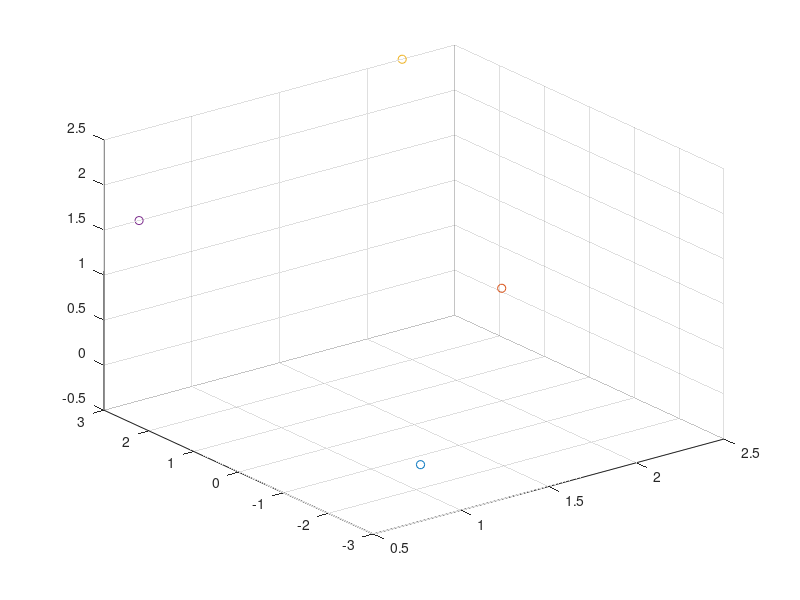

MATLAB code for this plot: (Note: this script raises an error after producing the figure.)
clear; close all; clc;

%Path Coordinates
P1 = [1 -2.1 -0.2];
P2 = [2 0 0.75];
P3 = [2.2 3 2.5];
P4 = [0.7 3 1.5];
%P5 = [2 0.5 1.6]; 

%3D plot of the points
plot3(1, -2.1, -0.2, 'o'); 
hold on
plot3(2, 0, 0.75, 'o');
hold on
plot3(2.2, 3, 2.5, 'o');
hold on
plot3(0.7, 3, 1.5, 'o'); 
%hold on
%plot3(2, 0.5, 1.6); 
hold on
grid on

%Position, velocity and acceleration
%P1
x1 = P1(1, 1); %meters
x1Dot = 0.0; % No velocity
x1DotDot = 0.0; % No acceleration -> robot is stationary in rest position

y1 = P1(1, 2);
y1Dot = 0.0;
y1DotDot = 0.0;

z1 = P1(1, 3);
z1Dot = 0.0;
z1DotDot = 0.0;

%P2
x2 = P2(1,1);
x2Dot = 0.1;
x2DotDot = 0.05; 

y2 = P2(1,2);
y2Dot = 0.1;
y2DotDot = 0.05; 

z2 = P2(1,3);
z2Dot = 0.1;
z2DotDot = 0.05; 

%P3
x3 = P3(1,1);
x3Dot = -0.1;
x3DotDot = -0.05;

y3 = P3(1,2);
y3Dot =0.1;
y3DotDot = 0.05; 

z3 = P3(1,3);
z3Dot = 0.1;
z3DotDot = 0.05;

% P4
x4 = P4(1,1);
x4Dot = 0;
x4DotDot = 0;

y4 = P4(1,2);
y4Dot = 0;
y4DotDot = 0;

z4 = P4(1,3);
z4Dot = 0;
z4DotDot = 0;

%P5
%x5 = P5(1,1); 
%x5Dot = 0.0;
%x5DotDot = 0.0;

%y5 = P5(1,2);
%y5Dot = 0.0;
%y5DotDot = 0.0;

%z5 = P5(1,3);
%z5Dot = 0.0;
%z5DotDot = 0.0; 

%Arbitary Constants (Timestamps for each point, t1, t2...)
T1 = 0;
T2 = 10.75;
T3 = T2*2;
T4 = T2*3;
T5 = T2*4; 

%Timeintervals for the piecewise curve fitting
dt = 0.005;
t1 = [T1:dt:T2];
t2 = [T2:dt:T3]; 
t3 = [T3:dt:T4]; 
t4 = [T4:dt:T5]; 

%Column vectors for the position, velocity and acceleration for each point
%including arbitary constants. Arbitary constants indicate position and
%velocity at the endpoint of each curve, i.e. position and velocity at the
%next point. For the last point, acceleration must also be included to make
%the robot stop as accurately as possible. 

%P1(t1) -> P1(t2)
X1 = [x1; x1Dot; x1DotDot; x2; x2Dot];
Y1 = [y1; y1Dot; y1DotDot; y2; y2Dot]; 
Z1 = [z1; z1Dot; z1DotDot; z2; z2Dot]; 

%P2(t2) -> P2(t3)
X2 = [x2; x2Dot; x2DotDot; x3; x3Dot];
Y2 = [y2; y2Dot; y2DotDot; y3; y3Dot]; 
Z2 = [z2; z2Dot; z2DotDot; z3; z3Dot];

%P3(t3) -> P3(t4)
X3 = [x3; x3Dot; x3DotDot; x4; x4Dot; x4DotDot];
Y3 = [y3; y3Dot; y3DotDot; y4; y4Dot; y4DotDot]; 
Z3 = [z3; z3Dot; z3DotDot; z4; z4Dot; z4DotDot];

%P4(t4) -> P4(t5)
%X4 = [x4; x4Dot; x4DotDot; x5; x5Dot; y5DotDot];
%Y4 = [y4; y4Dot; y4DotDot; y5; y5Dot; y5DotDot]; 
%Z4 = [z4; z4Dot; z4DotDot; z5; z5Dot; z5DotDot];

%Adding the matrices including the polynomials for each curve w/ its
%derivatives
  
A_1 = [F3(T1); F3Dot(T1); F3DotDot(T1); F3(T2); F3Dot(T2)]; 
A_2 = [F3(T2); F3Dot(T2); F3DotDot(T2); F3(T3); F3Dot(T3)];
A_3 = [F4(T3); F4Dot(T3); F4DotDot(T3); F4(T4); F4Dot(T4); F4DotDot(T4)]; 
%A_4 = [F4(T4); F4Dot(T4); F4DotDot(T4); F4(T5); F4Dot(T5); F4DotDot(T5)]; 
   
% Finding matrices of the unknowns for each point

AX1 = (A_1)\X1; 
AY1 = (A_1)\Y1;
AZ1 = (A_1)\Z1; 

BX2 = (A_2)\X2;
BY2 = (A_2)\Y2;
BZ2 = (A_2)\Z2;

CX3 = (A_3)\X3;
CY3 = (A_3)\Y3;
CZ3 = A_3\Z3;

%DX4 = (A_4)\X4;
%DY4 = (A_4)\Y4;
%DZ4 = (A_4)\Z4; 

% Setting up the polynomial equations for each point in XYZ
%P1 at t = t1 
X_p1 = F(t1, AX1); 
Y_p1 = F(t1, AY1);
Z_p1 = F(t1, AZ1); 

%P2 at t = t2
X_p2 = F(t2, BX2);
Y_p2 = F(t2, BY2);
Z_p2 = F(t2, BZ2); 

% P3 at t = t3
X_p3 = F1(t3, CX3);
Y_p3 = F1(t3, CY3);
Z_p3 = F1(t3, CZ3); 

% P4 at t = t4
%X_p4 = F1(t4, DX4);
%Y_p4 = F1(t4, DY4);
%Z_p4 = F1(t4, DZ4); 

hold on
plot3(X_p1, Y_p1, Z_p1);
hold on
plot3(X_p2, Y_p2, Z_p2); 
hold on
plot3(X_p3, Y_p3, Z_p3);
%hold on
%plot3(X_p4, Y_p4, Z_p4); 
grid on
xlabel('X-Direction');
ylabel('Y-Direction');
zlabel('Z-Direction'); 
legend('P1', 'P2', 'P3', 'P4', 'P1(t)', 'P2(t)', 'P3(t)', 'P4(t)'); 


function[out] = F(t, b)
out = [ b(1) + b(2)*t + b(3)*t.^2 + b(4)*t.^3 + b(5)*t.^4];
end 

function[out] = F1(t, b)
out = [ b(1) + b(2)*t + b(3)*t.^2 + b(4)*t.^3 + b(5)*t.^4 + b(6)*t.^5];
end

function [out] = F4(t) 
out =   [1   t    t.^2    t.^3     t.^4   t.^5];
end

function [out] = F4Dot(t)
out =   [0   1    2*t    3*t.^2   4*t.^3  5*t^4];
end

function [out] = F4DotDot(t)
out = [0   0   2   6*t    12*t.^2    20*t^3];
end

function [out] = F3(t) 
out =   [1   t    t.^2    t.^3   t.^4];
end

function [out] = F3Dot(t)
out =   [0   1    2*t    3*t.^2   4*t.^3];
end

function [out] = F3DotDot(t)
out = [0   0    2    6*t   12*t.^2];
end 